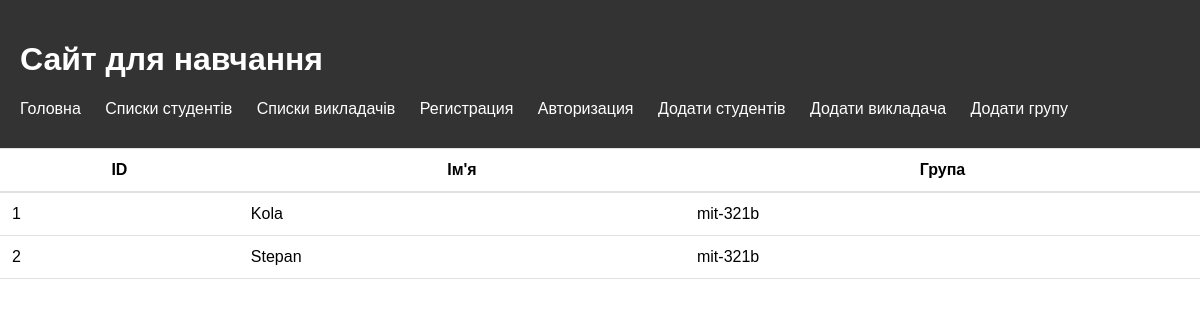
Page /list_teacher on the committed database.
### edu/models.py (models this page shows, shortened)
class Teacher(models.Model):
    name = models.CharField(max_length=100)
    group = models.ForeignKey(Group, on_delete=models.CASCADE,null=True)

class Group(models.Model):
    name = models.CharField(max_length=100)
    def __str__(self):
        return self.name

### edu/views.py (the view)
# urls.py: path('list_teacher',ListTeacherView.as_view(),name='teacher'),
class ListTeacherView(View):
    def get(self, request):
        teacher = Teacher.objects.all()
        context = {'teacher':teacher}
        return render(request, 'list_teacher.html',context=context)

### templates/list_teacher.html
{% extends 'base.html' %}
{% load static %}
{% block style %}
    <link rel="stylesheet" type="text/css" href="{% static 'css/liststyle.css' %}">
{% endblock style %}
{% block content %}
<table>
  <thead>
    <tr>
      <th>ID</th>
      <th>Ім'я</th>
      <th>Група</th>
    </tr>
  </thead>
  <tbody>
    {% for i in teacher %}
      <tr>
        <td>{{ i.id }}</td>
        <td>{{ i.name }}</td>
        <td>{{ i.group }} </td>
      </tr>
    {% endfor %}
  </tbody>
</table>
{% endblock content %}

### static/css/liststyle.css (style rules this page uses)
table { border-collapse: collapse; width: 100%; margin-bottom: 1rem; background-color: #fff; }
table th, table td { padding: 0.75rem; vertical-align: top; border-top: 1px solid #dee2e6; }
table th { vertical-align: bottom; border-bottom: 2px solid #dee2e6; }
table td { border-bottom: 1px solid #dee2e6; }

### static/css/style.css (style rules this page uses)
body { font-family: Arial, sans-serif; margin: 0; }

### rows in the picture
Teacher: id "1", name "Kola", group "mit-321b"
Teacher: id "2", name "Stepan", group "mit-321b"
